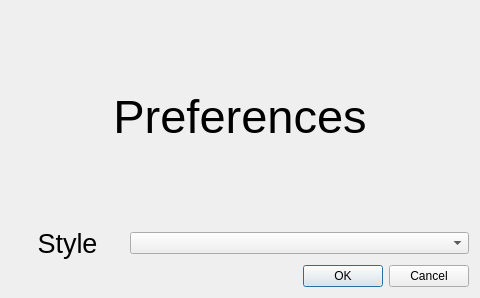
<?xml version="1.0" encoding="UTF-8"?>
<ui version="4.0">
 <class>OptionWindow</class>
 <widget class="QDialog" name="OptionWindow">
  <property name="geometry">
   <rect>
    <x>0</x>
    <y>0</y>
    <width>480</width>
    <height>298</height>
   </rect>
  </property>
  <property name="windowTitle">
   <string>Dialog</string>
  </property>
  <layout class="QVBoxLayout" name="verticalLayout">
   <item>
    <widget class="QLabel" name="label">
     <property name="font">
      <font>
       <pointsize>35</pointsize>
      </font>
     </property>
     <property name="text">
      <string>Preferences</string>
     </property>
     <property name="alignment">
      <set>Qt::AlignmentFlag::AlignCenter</set>
     </property>
    </widget>
   </item>
   <item>
    <layout class="QHBoxLayout" name="horizontalLayout">
     <item>
      <widget class="QLabel" name="label_2">
       <property name="sizePolicy">
        <sizepolicy hsizetype="Preferred" vsizetype="Preferred">
         <horstretch>1</horstretch>
         <verstretch>0</verstretch>
        </sizepolicy>
       </property>
       <property name="font">
        <font>
         <pointsize>20</pointsize>
        </font>
       </property>
       <property name="text">
        <string>Style</string>
       </property>
       <property name="alignment">
        <set>Qt::AlignmentFlag::AlignCenter</set>
       </property>
      </widget>
     </item>
     <item>
      <widget class="QComboBox" name="comboBox">
       <property name="sizePolicy">
        <sizepolicy hsizetype="Preferred" vsizetype="Fixed">
         <horstretch>3</horstretch>
         <verstretch>0</verstretch>
        </sizepolicy>
       </property>
      </widget>
     </item>
    </layout>
   </item>
   <item>
    <layout class="QHBoxLayout" name="horizontalLayout_2">
     <item>
      <spacer name="horizontalSpacer">
       <property name="orientation">
        <enum>Qt::Orientation::Horizontal</enum>
       </property>
       <property name="sizeHint" stdset="0">
        <size>
         <width>40</width>
         <height>20</height>
        </size>
       </property>
      </spacer>
     </item>
     <item>
      <widget class="QPushButton" name="pushButton">
       <property name="text">
        <string>OK</string>
       </property>
      </widget>
     </item>
     <item>
      <widget class="QPushButton" name="pushButton_2">
       <property name="text">
        <string>Cancel</string>
       </property>
      </widget>
     </item>
    </layout>
   </item>
  </layout>
 </widget>
 <resources/>
 <connections/>
</ui>
